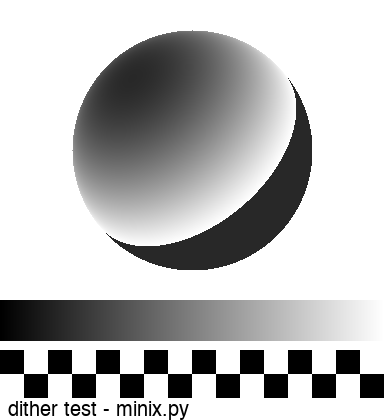
#> input picture test_photo.png, 384 x 420 px
$ python -i raster.py   (imports and definitions only)
#> lines starting #> are read from the running program, lines starting #| are printed output that depends on the picture; after the words box and inside, x2 and y2 are one past the last pixel; in counts of white or black regions, pixels touching at a corner belong together
"""Rasterise PDFs and odd image formats to 384 px wide greyscale; shared by the CUPS backend
and the folder watcher (docs/CUPS.md, docs/WATCH.md).

PDF engines, tried in order: ``pdftoppm`` (poppler), ``gs`` (ghostscript), then on macOS
``qlmanage`` (Quick Look thumbnail, ~1500 px) and ``sips`` (72 dpi), both first page only. Everything returns a
Pillow mode-"L" image; dithering happens in the server.
"""
import glob
import io
import os
import shutil
import subprocess
import sys
import tempfile
from typing import Callable, List, Tuple

from PIL import Image

# Not imported from .render: that pulls in every renderer, and the CUPS backend installs
# this file on its own (deploy/cups/install.sh).
WIDTH = 384
DPI = 203
IMAGE_EXTS = (".png", ".jpg", ".jpeg", ".heic", ".heif", ".gif", ".bmp", ".webp", ".tif", ".tiff")


class RasterError(Exception):
    pass


# [62 lines left out: functions _run, _flatten, _load_all, _pdftoppm, _gs, _sips and 1 more, not called in this run]


ENGINES: List[Tuple[str, Callable[[str, str], List[Image.Image]]]] = [
    ("pdftoppm", _pdftoppm), ("gs", _gs), ("qlmanage", _qlmanage), ("sips", _sips),
]


# [4 lines left out: function _fit, not called in this run]


def trim_bottom(img: Image.Image, margin: int = 16, white: int = 250) -> Image.Image:
    """Drop blank paper at the bottom of a page (keeping `margin` px) so a Letter/A4 page
    with three lines of text doesn't feed a metre of empty paper."""
    inv = img.point([255 if v < white else 0 for v in range(256)])
    box = inv.getbbox()
    if box is None:
        return img.crop((0, 0, img.width, min(img.height, margin)))
    return img.crop((0, 0, img.width, min(img.height, box[3] + margin)))


# [61 lines left out: functions stack_pages, rasterise_pdf, load_image, to_png_bytes, available_engines, not called in this run]

>>> from PIL import Image
>>> picture = Image.open('../test_photo.png')
#> picture is the input picture: PIL image 384x420 L; min 0, max 255, mean 189.5
>>> result = trim_bottom(picture)
#> in trim_bottom, `inv = img.point([255 if v < white else 0 for v in range(256)])`:
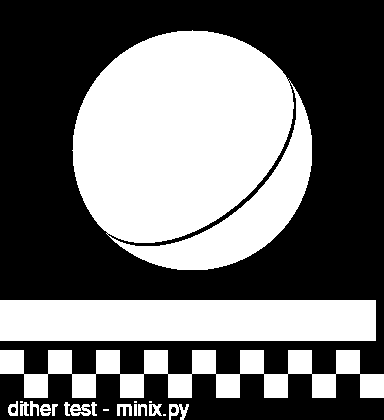
#> inv: PIL image 384x420 L; 43.4% white; 21 white regions (5 under 20 px), largest, box (x1, y1, x2, y2) and area: (72, 30, 312, 270) 44223, (0, 300, 376, 341) 15416, (0, 350, 384, 398) 9216
#> in trim_bottom, `box = inv.getbbox()`: box = (0, 30, 384, 420)

$ run again, on receipt.png
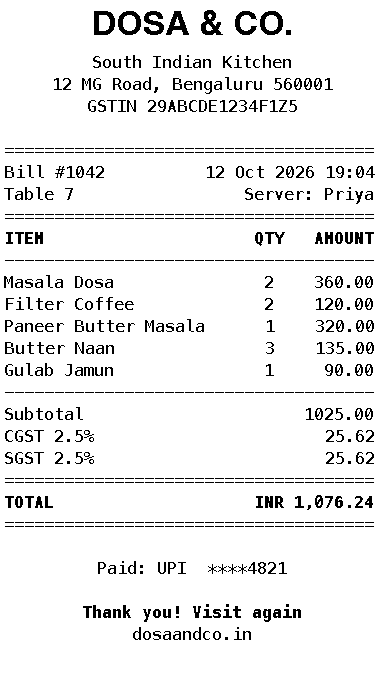
#> input picture receipt.png, 384 x 676 px
#> picture is the input picture: PIL image 384x676 1; 93% white; black in thin lines or dots
#> inv: PIL image 384x676 1; 7% white in thin lines or dots
#> box = (4, 10, 375, 640)
#> in trim_bottom, `return img.crop((0, 0, img.width, min(img.height, box[3] + margin)))`:
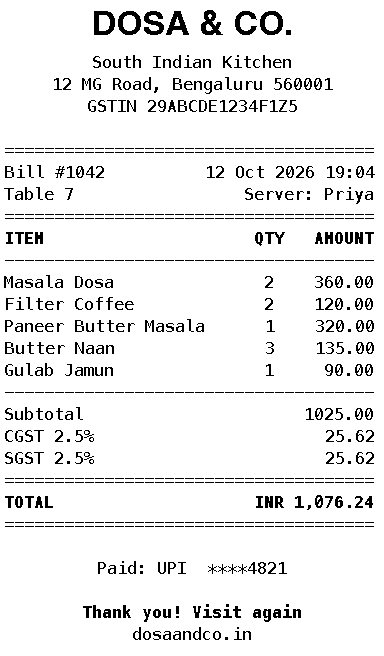
#> returned value: PIL image 384x656 1; 92.8% white; black in thin lines or dots
